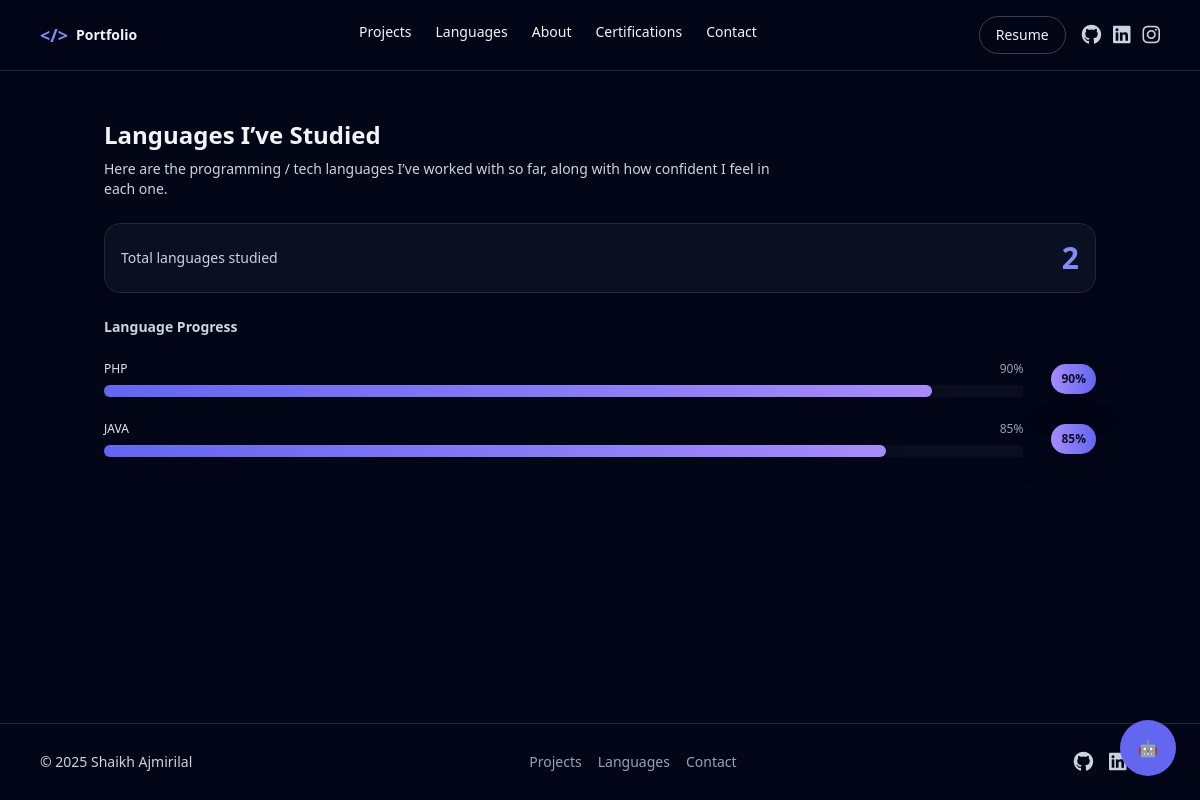
The page /languages/ on the database as committed earlier.
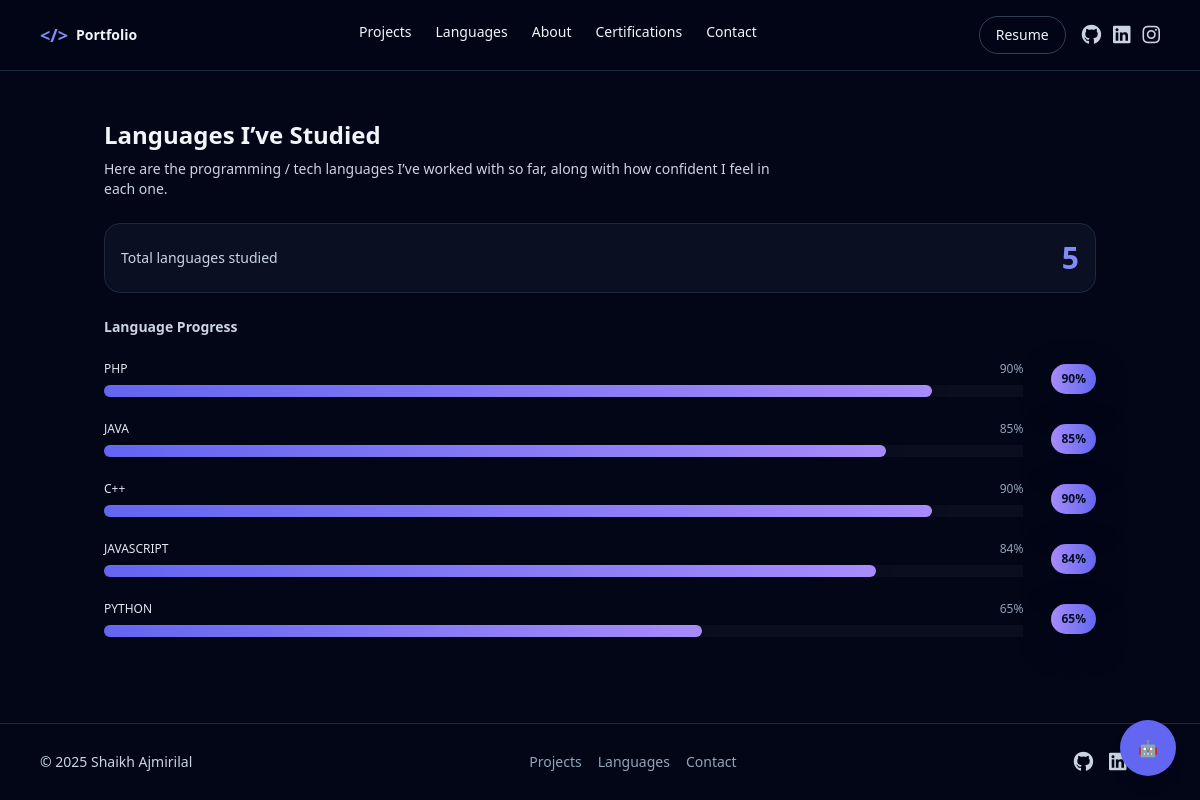
The same page on the database as committed later.
### core/models.py (models this page shows, shortened)
class Skill(models.Model):
    CATEGORY_CHOICES = (
        ('language', 'Language'),
        ('framework', 'Framework'),
        ('database', 'Database'),
        ('tool', 'Tool / Platform'),
        ('other', 'Other'),
    )
    name = models.CharField(max_length=100)
    category = models.CharField(max_length=20, choices=CATEGORY_CHOICES)
    proficiency = models.PositiveIntegerField(
        default=50,
        help_text="Percentage you’ve studied/learned this skill (0–100)."
    )
    name = models.CharField(max_length=100)
    category = models.CharField(max_length=20, choices=CATEGORY_CHOICES)

### core/views.py (the view)
# urls.py: path('languages/', views.languages, name='languages'),
def languages(request):
    langs = []
    total = 0
    if Skill is not None:
        try:
            if hasattr(Skill, "category"):
                langs = Skill.objects.filter(category__icontains="language")
            else:
                langs = Skill.objects.all()
            total = langs.count()
        except Exception:
            langs = []
            total = 0
    return render(request, "core/languages.html", {"languages": langs, "total": total})

### core/templates/core/languages.html (shortened to what this page needs)
{% extends "core/base.html" %}
{% block content %}
<section class="max-w-5xl mx-auto px-4 py-12 space-y-6">
  <div class="reveal">
    <h1 class="text-2xl font-bold mb-2">Languages I’ve Studied</h1>
    <p class="text-sm text-slate-300 max-w-2xl">
      Here are the programming / tech languages I’ve worked with so far, along with how confident I feel in each one.
    </p>
  </div>
  <div class="border border-slate-800 rounded-2xl p-4 bg-slate-900/60 flex items-center justify-between reveal">
    <p class="text-sm text-slate-300">Total languages studied</p>
    <p class="text-3xl font-bold text-indigo-400">{{ total }}</p>
  </div>
  <div class="space-y-6">
    <h2 class="text-sm font-semibold text-slate-300 mb-1 reveal">Language Progress</h2>
    {% for lang in languages %}
      <div class="reveal lang-wrap" style="--pct: {{ lang.proficiency|default:0 }}%;" data-prog="{{ lang.proficiency|default:0 }}">
        <div class="lang-left w-full">
          <div class="flex items-center justify-between text-xs mb-2">
            <span class="text-slate-200 font-medium">{{ lang.name }}</span>
            <span class="text-slate-400">{{ lang.proficiency|default:0 }}%</span>
          </div>
          <div class="lang-track" aria-hidden="true">
            <div class="lang-bar" style="width:0%"></div>
          </div>
        </div>
        <div class="ml-4">
          <div class="lang-bubble" aria-hidden="true">{{ lang.proficiency|default:0 }}%</div>
        </div>
      </div>
    {% empty %}
      <p class="text-sm text-slate-500">No languages added yet. Open the admin panel and add Skills with category = "Language".</p>
    {% endfor %}
  </div>
</section>
{% endblock %}

Rows that differ between the two databases and show on the page:
added Skill: name "C++", proficiency "90"
added Skill: name "JAVASCRIPT", proficiency "84"
added Skill: name "PYTHON", proficiency "65"
Other text that changed with them:
{{ total }}: "2" → "5"
